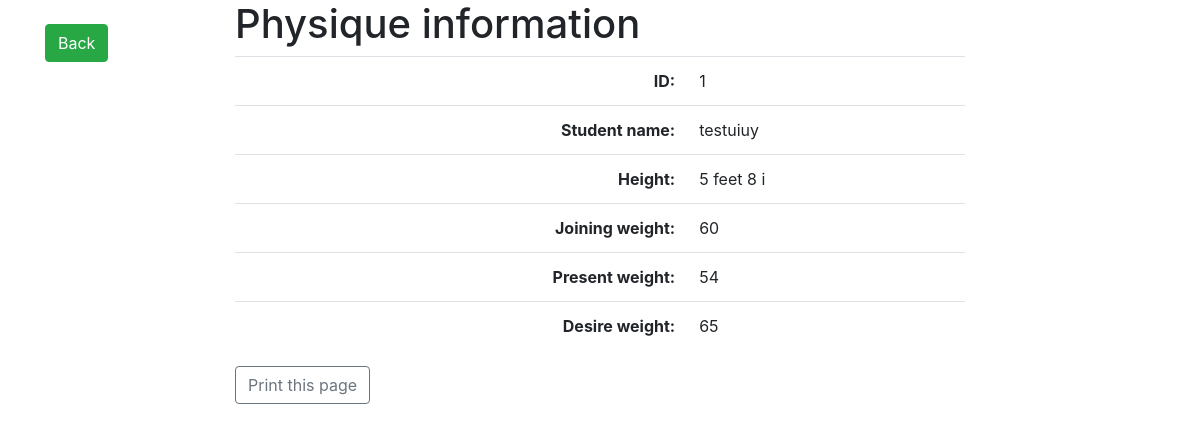
Page /physique_info_indiView.php?Stu_id=1 on the committed database.
### tables this page shows
CREATE TABLE `physique_information` (
  `Stu_id` int(15) NOT NULL,
  `Student_name` varchar(30) NOT NULL,
  `Height` varchar(10) NOT NULL,
  `Joining_weight` varchar(15) NOT NULL,
  `Present_weight` varchar(15) NOT NULL,
  `Desire_weight` varchar(15) NOT NULL
);

### physique_info_indiView.php (the view, shortened to what this page needs)
<?php
$Stu_id=$_GET['Stu_id'];
$con = mysqli_connect('localhost','root','','fdg_database');
$sql="SELECT * FROM physique_information WHERE Stu_id=$Stu_id";
$query=mysqli_query($con, $sql);
$physique_information=mysqli_fetch_assoc($query);
?>
<!doctype html>
<html lang="en">
<head>
    <link rel="stylesheet" href="https://stackpath.bootstrapcdn.com/bootstrap/4.1.3/css/bootstrap.min.css">
</head>
<body>
    <div class="container">
        <div class="row clearfix">
            <div class="col-md-2">
                <br>
                <a href="physique_information_view.php" class="btn btn-success">Back</a>
            </div>
            <div class="col-md-8">
                <h1>Physique information</h1>
                <table class="table">
                    <tr>
                        <th class="text-right">ID:</th>
                        <td>
                            <?php echo $physique_information['Stu_id'];?>
                        </td>
                    </tr>
                    <tr>
                        <th class="text-right">Student name:</th>
                        <td>
                            <?php echo $physique_information['Student_name'];?>
                        </td>
                    </tr>
                    <tr>
                        <th class="text-right">Height:</th>
                        <td>
                            <?php echo $physique_information['Height'];?>
                        </td>
                    </tr>
                    <tr>
                        <th class="text-right">Joining weight:</th>
                        <td>
                            <?php echo $physique_information['Joining_weight'];?>
                        </td>
                    </tr>
                    <tr>
                        <th class="text-right">Present weight:</th>
                        <td>
                            <?php echo $physique_information['Present_weight'];?>
                        </td>
                    </tr>
                    <tr>
                        <th class="text-right">Desire weight:</th>
                        <td>
                            <?php echo $physique_information['Desire_weight'];?>
                        </td>
                    </tr>
                </table>
                <button class="btn btn-outline-secondary" onclick="myFunction()">Print this page</button>
            </div>
        </div>
    </div>
</body>
</html>

### rows in the picture
physique_information: Stu_id "1", Student_name "testuiuy", Height "5 feet 8 i", Joining_weight "60", Present_weight "54", Desire_weight "65"
